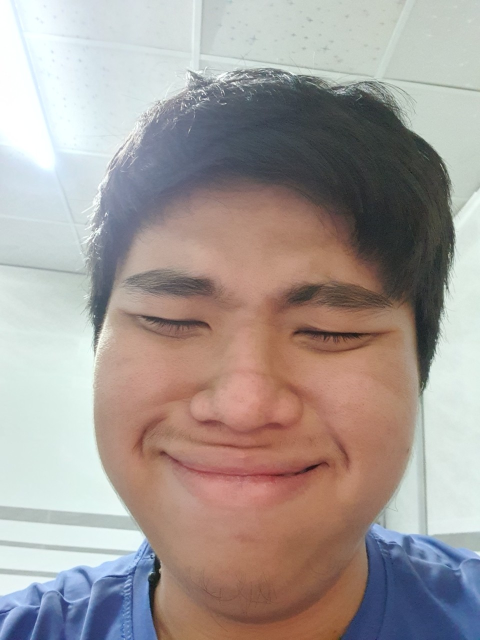
#> input picture test.jpg, 960 x 1280 px (shown at 1/2 size)
$ python -i detector.py   (imports and definitions only)
#> lines starting #> are read from the running program, lines starting #| are printed output that depends on the picture
#> further down, picture is the input picture: shape (1280, 960, 3); mean B, G, R 151.1, 155, 164.5
from __future__ import annotations

from dataclasses import dataclass
from pathlib import Path

import cv2
import numpy as np


@dataclass
class Face:
    box: tuple
    score: float
    landmarks: np.ndarray | None = None


class FaceDetector:
    def __init__(self, kind: str = "yunet", yunet_path=None, score_threshold: float = 0.7,
                 nms_threshold: float = 0.3, detect_width: int = 640, min_face: int = 40,
                 margin_yunet: float = 0.12, margin_haar: float = 0.0):
        self.kind = kind.lower()
        self.detect_width, self.min_face = int(detect_width), int(min_face)
        self._input_size = None
        has_haar = hasattr(cv2, "CascadeClassifier")
        if self.kind == "haar" and not has_haar:
            print(f"[detector] OpenCV {cv2.__version__} không còn Haar Cascade -> dùng YuNet.")
            self.kind = "yunet"
        if self.kind == "yunet":
            if yunet_path and Path(yunet_path).exists() and hasattr(cv2, "FaceDetectorYN"):
                self.net = cv2.FaceDetectorYN.create(str(yunet_path), "", (320, 320),
                                                     score_threshold, nms_threshold, 5000)
            elif has_haar:
                print(f"[detector] CẢNH BÁO: không tìm thấy YuNet ({yunet_path}) "
                      "hoặc OpenCV < 4.8 -> chuyển sang Haar Cascade.")
                self.kind = "haar"
            else:
                raise FileNotFoundError(
                    f"Không tìm thấy model YuNet: {yunet_path}. Tải face_detection_yunet_2023mar.onnx "
                    "từ github.com/opencv/opencv_zoo (models/face_detection_yunet) vào weights/.")
        if self.kind == "haar":
            self.cascade = cv2.CascadeClassifier(
                cv2.data.haarcascades + "haarcascade_frontalface_default.xml")
        self.crop_margin = margin_yunet if self.kind == "yunet" else margin_haar

    def detect(self, frame_bgr: np.ndarray) -> list[Face]:
        H, W = frame_bgr.shape[:2]
#> H = 1280; W = 960
        faces, scale = self._detect_at(frame_bgr, self.detect_width)
        if not faces and self.kind == "yunet" and W > self.detect_width // 2:
            faces, scale = self._detect_at(frame_bgr, self.detect_width // 2)
        out = []
        for f in faces:
            x, y, w, h = (np.asarray(f.box, dtype=np.float32) / scale).tolist()
            if min(w, h) < self.min_face:
                continue
            lm = None if f.landmarks is None else f.landmarks / scale
            out.append(Face((int(x), int(y), int(w), int(h)), f.score, lm))
        return out

    def _detect_at(self, frame_bgr, width):
#> called with width = 640
        H, W = frame_bgr.shape[:2]
#> H = 1280; W = 960
        scale = min(1.0, width / W)
#> scale = 0.667
        small = frame_bgr if scale == 1.0 else cv2.resize(
            frame_bgr, (round(W * scale), round(H * scale)), interpolation=cv2.INTER_AREA)
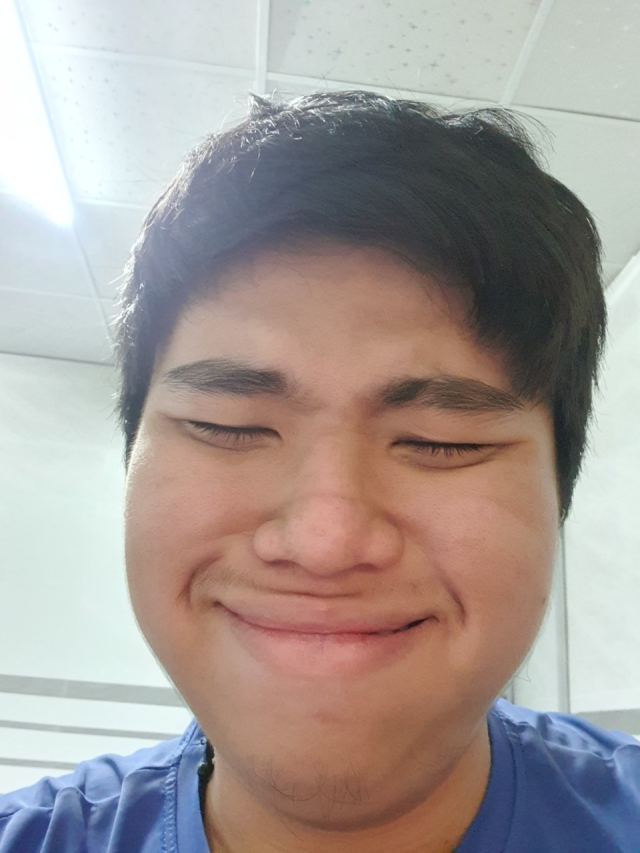
#> small: shape (853, 640, 3); mean B, G, R 151.1, 155, 164.5
        faces = self._detect_yunet(small) if self.kind == "yunet" else self._detect_haar(small, scale)
        return faces, scale

    def _detect_yunet(self, img) -> list[Face]:
        h, w = img.shape[:2]
        if self._input_size != (w, h):
            self.net.setInputSize((w, h))
            self._input_size = (w, h)
        _, res = self.net.detect(img)
        if res is None:
            return []
        return [Face(tuple(r[:4]), float(r[14]), r[4:14].reshape(5, 2).astype(np.float32)) for r in res]

    def _detect_haar(self, img, scale) -> list[Face]:
#> called with scale = 0.667
        gray = cv2.equalizeHist(cv2.cvtColor(img, cv2.COLOR_BGR2GRAY))
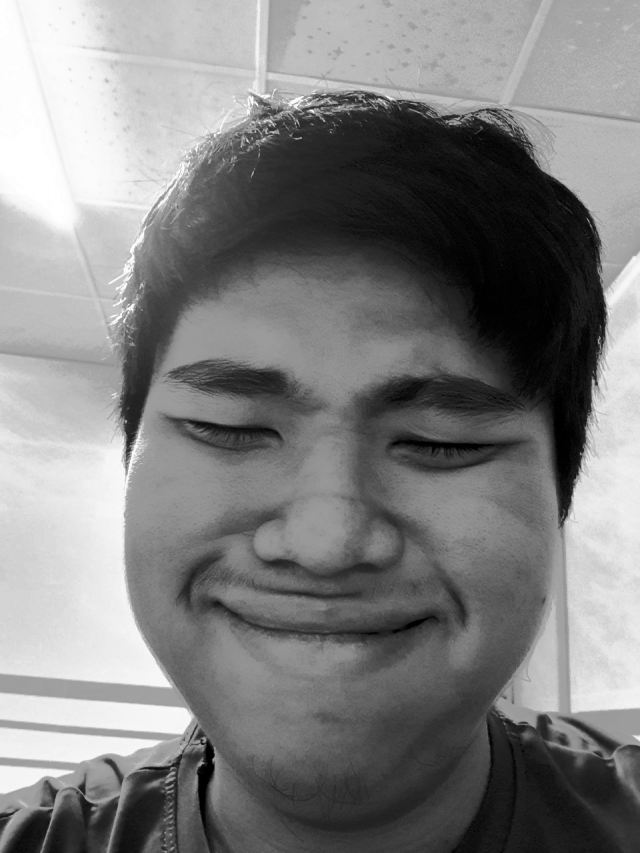
#> gray: shape (853, 640); min 0, max 255, mean 128.3
        m = max(20, int(self.min_face * scale))
#> m = 26
        rects = self.cascade.detectMultiScale(gray, scaleFactor=1.1, minNeighbors=6, minSize=(m, m))
#> rects = [[83, 234, 494, 494]]
        return [Face(tuple(map(float, r)), 1.0, None) for r in rects]

>>> import cv2
>>> picture = cv2.imread('../test.jpg')
>>> result = FaceDetector().detect(picture)
#> in _detect_at, `faces = self._detect_yunet(small) if self.kind == "yunet" else self._d..`: faces = 1 item
#> in detect, `faces, scale = self._detect_at(frame_bgr, self.detect_width)`: scale = 0.667
#> the loop in detect, `for f in faces:` made 1 pass
#> (x, y, w, h) on pass 1: (124.5, 351, 741, 741)
#> after the loop in detect, `for f in faces:`: out = 1 item
#> result = 1 item
